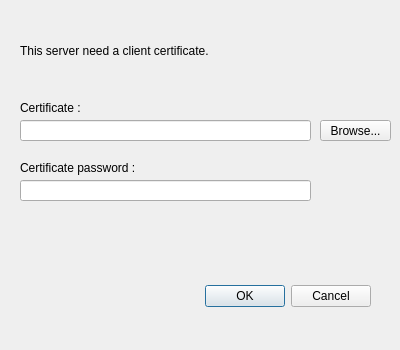
<?xml version="1.0" encoding="UTF-8"?>
<ui version="4.0">
 <class>Mirall::AddCertificateDialog</class>
 <widget class="QDialog" name="Mirall::AddCertificateDialog">
  <property name="windowModality">
   <enum>Qt::ApplicationModal</enum>
  </property>
  <property name="geometry">
   <rect>
    <x>0</x>
    <y>0</y>
    <width>400</width>
    <height>350</height>
   </rect>
  </property>
  <property name="minimumSize">
   <size>
    <width>400</width>
    <height>350</height>
   </size>
  </property>
  <property name="maximumSize">
   <size>
    <width>400</width>
    <height>350</height>
   </size>
  </property>
  <property name="windowTitle">
   <string>Certificate authentication</string>
  </property>
  <widget class="QDialogButtonBox" name="buttonBox">
   <property name="geometry">
    <rect>
     <x>30</x>
     <y>280</y>
     <width>341</width>
     <height>32</height>
    </rect>
   </property>
   <property name="orientation">
    <enum>Qt::Horizontal</enum>
   </property>
   <property name="standardButtons">
    <set>QDialogButtonBox::Cancel|QDialogButtonBox::Ok</set>
   </property>
  </widget>
  <widget class="QLabel" name="labelCertificateFile">
   <property name="geometry">
    <rect>
     <x>20</x>
     <y>100</y>
     <width>141</width>
     <height>16</height>
    </rect>
   </property>
   <property name="text">
    <string>Certificate :</string>
   </property>
  </widget>
  <widget class="QLineEdit" name="lineEditCertificatePath">
   <property name="geometry">
    <rect>
     <x>20</x>
     <y>120</y>
     <width>291</width>
     <height>21</height>
    </rect>
   </property>
   <property name="text">
    <string/>
   </property>
  </widget>
  <widget class="QPushButton" name="pushButtonBrowseCertificate">
   <property name="geometry">
    <rect>
     <x>320</x>
     <y>120</y>
     <width>71</width>
     <height>21</height>
    </rect>
   </property>
   <property name="text">
    <string>Browse...</string>
   </property>
  </widget>
  <widget class="QLabel" name="labelPWDCertificate">
   <property name="geometry">
    <rect>
     <x>20</x>
     <y>160</y>
     <width>181</width>
     <height>16</height>
    </rect>
   </property>
   <property name="text">
    <string>Certificate password :</string>
   </property>
  </widget>
  <widget class="QLineEdit" name="lineEditPWDCertificate">
   <property name="geometry">
    <rect>
     <x>20</x>
     <y>180</y>
     <width>291</width>
     <height>21</height>
    </rect>
   </property>
   <property name="text">
    <string/>
   </property>
   <property name="echoMode">
    <enum>QLineEdit::Password</enum>
   </property>
  </widget>
  <widget class="QLabel" name="labelErrorMessage">
   <property name="geometry">
    <rect>
     <x>20</x>
     <y>30</y>
     <width>341</width>
     <height>41</height>
    </rect>
   </property>
   <property name="text">
    <string>This server need a client certificate.</string>
   </property>
   <property name="wordWrap">
    <bool>true</bool>
   </property>
  </widget>
  <widget class="QLabel" name="labelErrorCertif">
   <property name="geometry">
    <rect>
     <x>20</x>
     <y>220</y>
     <width>361</width>
     <height>51</height>
    </rect>
   </property>
   <property name="palette">
    <palette>
     <active>
      <colorrole role="Text">
       <brush brushstyle="SolidPattern">
        <color alpha="255">
         <red>231</red>
         <green>23</green>
         <blue>12</blue>
        </color>
       </brush>
      </colorrole>
     </active>
     <inactive>
      <colorrole role="Text">
       <brush brushstyle="SolidPattern">
        <color alpha="255">
         <red>231</red>
         <green>23</green>
         <blue>12</blue>
        </color>
       </brush>
      </colorrole>
     </inactive>
     <disabled>
      <colorrole role="Text">
       <brush brushstyle="SolidPattern">
        <color alpha="255">
         <red>127</red>
         <green>127</green>
         <blue>127</blue>
        </color>
       </brush>
      </colorrole>
     </disabled>
    </palette>
   </property>
   <property name="text">
    <string/>
   </property>
   <property name="wordWrap">
    <bool>true</bool>
   </property>
  </widget>
 </widget>
 <resources/>
 <connections>
  <connection>
   <sender>buttonBox</sender>
   <signal>accepted()</signal>
   <receiver>Mirall::AddCertificateDialog</receiver>
   <slot>accept()</slot>
   <hints>
    <hint type="sourcelabel">
     <x>248</x>
     <y>254</y>
    </hint>
    <hint type="destinationlabel">
     <x>157</x>
     <y>274</y>
    </hint>
   </hints>
  </connection>
  <connection>
   <sender>buttonBox</sender>
   <signal>rejected()</signal>
   <receiver>Mirall::AddCertificateDialog</receiver>
   <slot>reject()</slot>
   <hints>
    <hint type="sourcelabel">
     <x>316</x>
     <y>260</y>
    </hint>
    <hint type="destinationlabel">
     <x>286</x>
     <y>274</y>
    </hint>
   </hints>
  </connection>
 </connections>
</ui>
